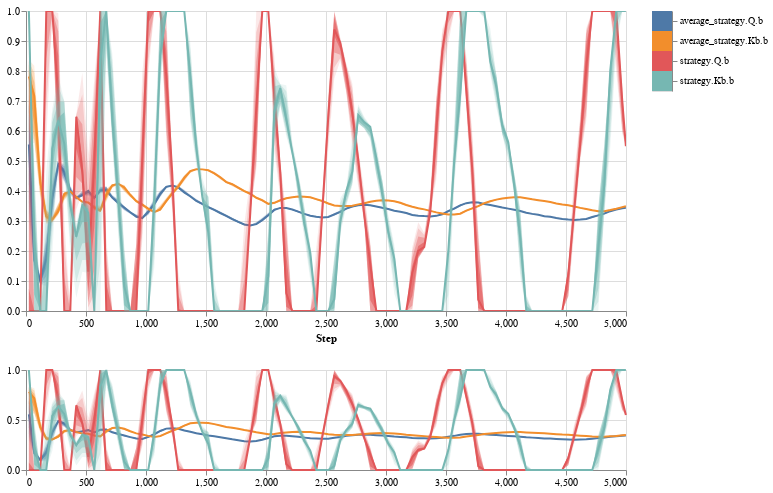

The notebook cell this image was saved under:
### Markdown cell above
We can see dominant strategies
(when first player gets an A, when second player gets an A)
have settled early on.

### Code cell
analytics.distribution(ind.average_strategy_Q_b + ind.average_strategy_Kb_b + 
                       ind.strategy_Q_b + ind.strategy_Kb_b,
                       width=600, height=300)
